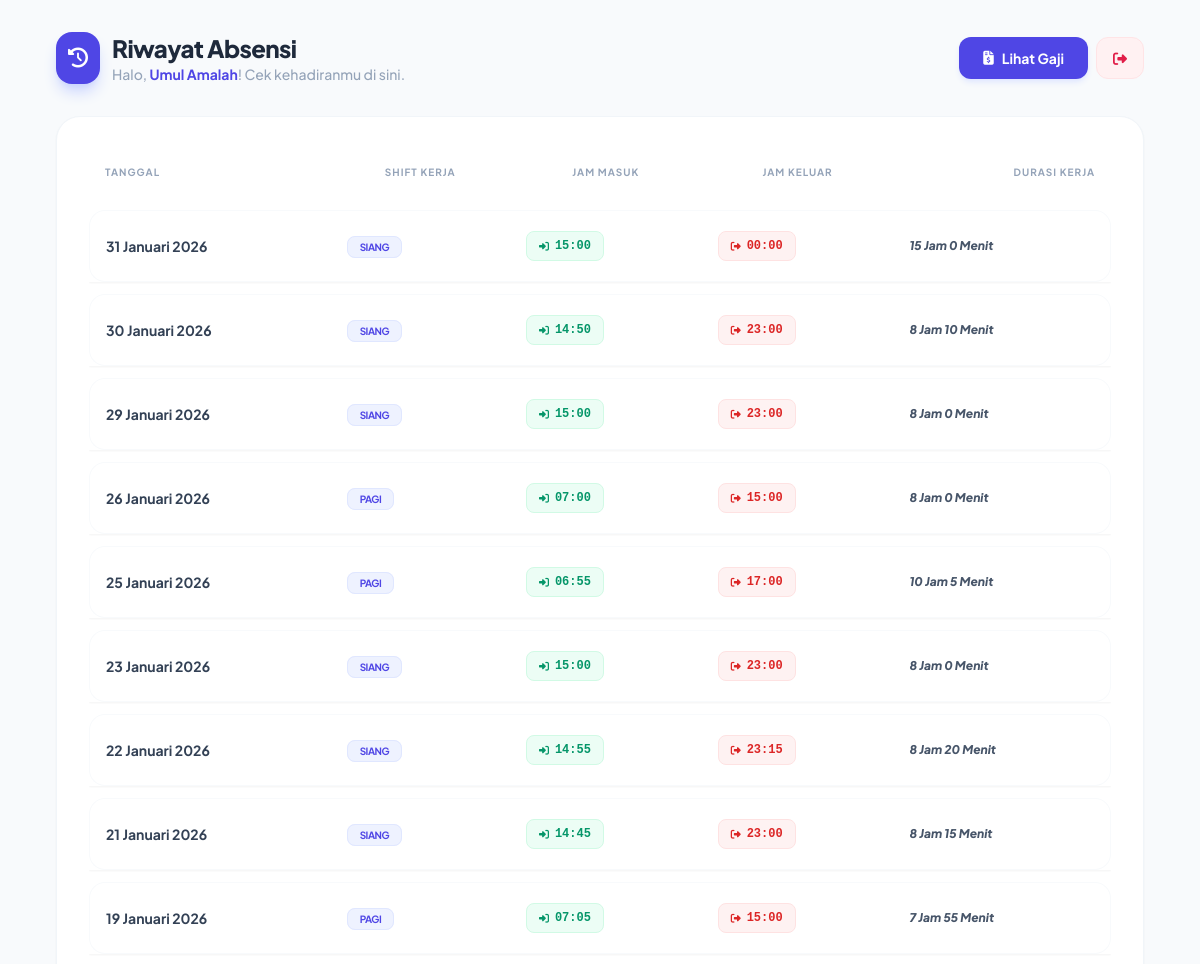
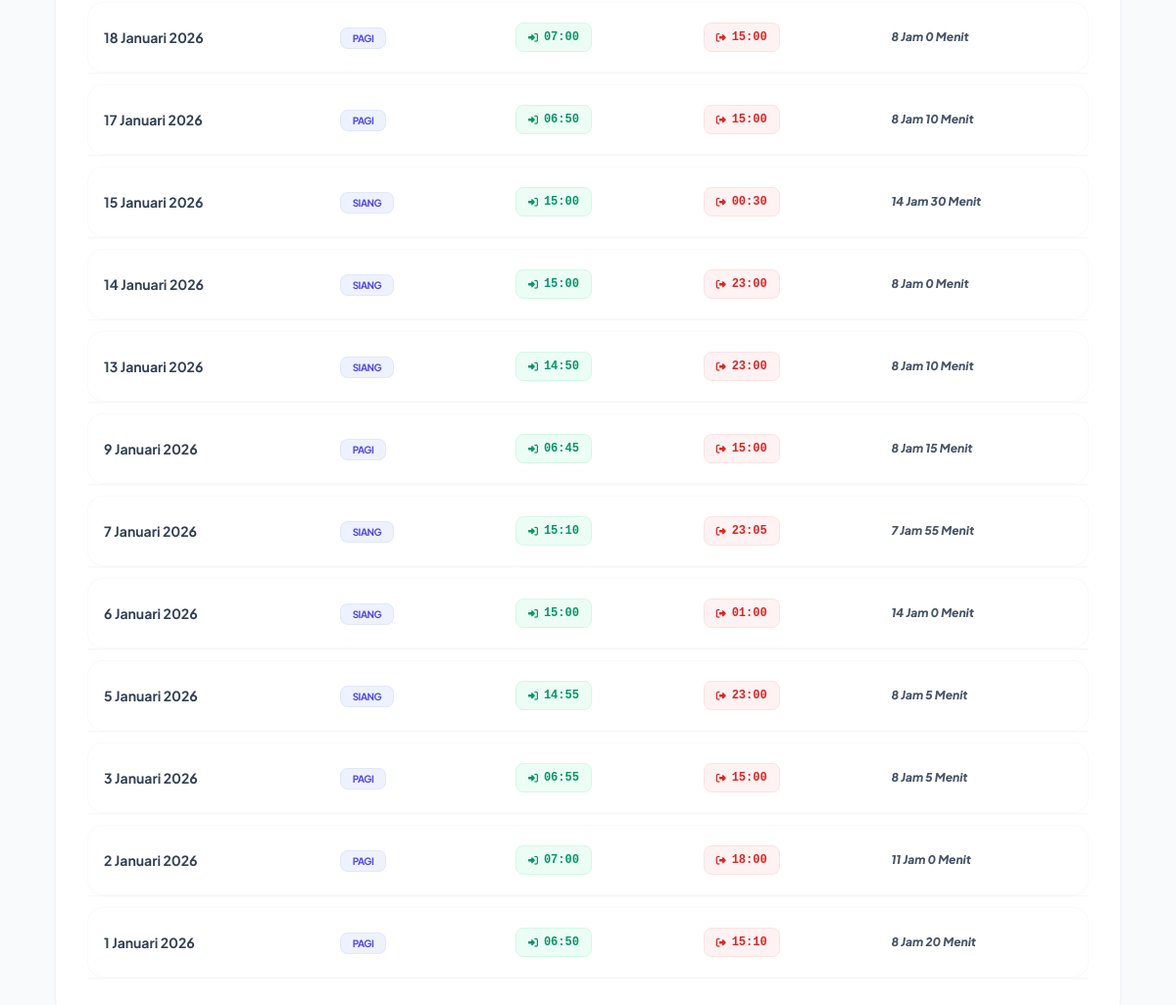
/karyawan/riwayat_karyawan.php (signed in), run on the app's committed database (2 pictures, top to bottom).
### tables this page shows
CREATE TABLE `shifts` (
  `id` int(11) NOT NULL,
  `nama_shift` varchar(20) NOT NULL,
  `jam_masuk` time DEFAULT NULL,
  `jam_keluar` time DEFAULT NULL
);

### karyawan/riwayat_karyawan.php (the view, shortened to what this page needs)
<?php
require '../config.php';
$id_karyawan = $_SESSION['id_karyawan'];
$karyawan_nama = $_SESSION['karyawan_nama'];
function formatTanggalIndonesia($tanggal)
{
    $formatter = new IntlDateFormatter(
        'id_ID',
        IntlDateFormatter::LONG,
        IntlDateFormatter::NONE,
        'Asia/Jakarta',
        IntlDateFormatter::GREGORIAN,
        'd MMMM yyyy'
    );
    return $formatter->format(strtotime($tanggal));
}
$query = "SELECT DISTINCT a.tanggal, a.jam_masuk, a.jam_keluar, s.nama_shift, s.id as id_shift
          FROM absensi a
          LEFT JOIN jadwal_kerja jk ON a.id_jadwal = jk.id
          LEFT JOIN shifts s ON jk.id_shift = s.id
          WHERE a.id_karyawan = ?
          ORDER BY a.tanggal DESC, a.jam_masuk ASC";
$stmt = mysqli_prepare($koneksi, $query);
mysqli_stmt_bind_param($stmt, "i", $id_karyawan);
mysqli_stmt_execute($stmt);
$result = mysqli_stmt_get_result($stmt);
$riwayat = [];
while ($baris = mysqli_fetch_assoc($result)) {
    $riwayat[] = $baris;
}
?>
<!DOCTYPE html>
<html lang="id">
<head>
    <script src="https://cdn.tailwindcss.com"></script>
    <link rel="stylesheet" href="https://cdnjs.cloudflare.com/ajax/libs/font-awesome/6.5.1/css/all.min.css">
    <link rel="stylesheet" href="https://cdn.datatables.net/2.3.4/css/dataTables.dataTables.min.css">
</head>
<body class="bg-slate-50 min-h-screen">
    <div class="max-w-6xl mx-auto p-4 sm:p-8">
        <div class="flex flex-col md:flex-row justify-between items-start md:items-center gap-4 mb-8">
            <div class="flex items-center gap-3">
                <div class="bg-indigo-600 p-3 rounded-2xl text-white shadow-lg shadow-indigo-200">
                    <i class="fas fa-history text-xl"></i>
                </div>
                <div>
                    <h1 class="text-2xl font-extrabold text-slate-800 tracking-tight">Riwayat Absensi</h1>
                    <p class="text-sm text-slate-400 font-medium">Halo, <span
                            class="text-indigo-600 font-bold"><?= htmlspecialchars($karyawan_nama); ?></span>! Cek
                        kehadiranmu di sini.</p>
                </div>
            </div>
            <div class="flex gap-2">
                <a href="riwayat_gaji.php"
                    class="bg-indigo-600 text-white px-6 py-2.5 rounded-xl font-bold text-sm hover:bg-indigo-700 transition-all shadow-md shadow-indigo-100 flex items-center gap-2">
                    <i class="fas fa-file-invoice-dollar"></i> Lihat Gaji
                </a>
                <a href="logout_karyawan.php"
                    class="bg-rose-50 text-rose-600 px-4 py-2.5 rounded-xl font-bold text-sm hover:bg-rose-600 hover:text-white transition-all border border-rose-100">
                    <i class="fas fa-sign-out-alt"></i>
                </a>
            </div>
        </div>
        <div class="bg-white rounded-3xl shadow-sm border border-slate-100 overflow-hidden">
            <div class="p-6 sm:p-8">
                <div class="overflow-x-auto">
                    <table class="w-full text-sm text-left border-separate border-spacing-y-3" id="riwayatTable">
                        <thead>
                            <tr class="text-[10px] text-slate-400 uppercase tracking-widest">
                                <th class="pb-4 px-4 font-bold">Tanggal</th>
                                <th class="pb-4 px-4 font-bold text-center">Shift Kerja</th>
                                <th class="pb-4 px-4 font-bold text-center">Jam Masuk</th>
                                <th class="pb-4 px-4 font-bold text-center">Jam Keluar</th>
                                <th class="pb-4 px-4 font-bold text-right">Durasi Kerja</th>
                            </tr>
                        </thead>
                        <tbody>
                            <?php foreach ($riwayat as $data): ?>
                            <tr class="group hover:bg-slate-50 transition-all duration-200 shadow-sm">
                                <td class="py-5 px-4 bg-white border-y border-l border-slate-50 rounded-l-2xl">
                                    <div class="font-bold text-slate-700">
                                        <?= formatTanggalIndonesia($data['tanggal']); ?></div>
                                </td>
                                <td class="py-5 px-4 bg-white border-y border-slate-50 ">
                                    <?php if ($data['id_shift'] == 3 || empty($data['nama_shift'])) : ?>
                                    <span
                                        class="bg-rose-50 text-rose-600 text-[10px] font-bold px-3 py-1 rounded-lg border border-rose-100 uppercase tracking-tighter">
                                        <i class="fas fa-mug-hot mr-1"></i> OFF / Libur
                                    </span>
                                    <?php else : ?>
                                    <span
                                        class="bg-indigo-50 text-indigo-600 text-[10px] font-bold px-3 py-1 rounded-lg border border-indigo-100 uppercase tracking-tighter">
                                        <?= $data['nama_shift']; ?>
                                    </span>
                                    <?php endif; ?>
                                </td>
                                <td class="py-5 px-4 bg-white border-y border-slate-50 ">
                                    <span
                                        class="inline-flex items-center gap-1.5 px-3 py-1.5 rounded-lg bg-emerald-50 text-emerald-600 font-mono font-bold text-xs border border-emerald-100">
                                        <i class="fas fa-sign-in-alt text-[10px]"></i>
                                        <?= $data['jam_masuk'] ? date('H:i', strtotime($data['jam_masuk'])) : '--:--'; ?>
                                    </span>
                                </td>
                                <td class="py-5 px-4 bg-white border-y border-slate-50 ">
                                    <span
                                        class="inline-flex items-center gap-1.5 px-3 py-1.5 rounded-lg <?= $data['jam_keluar'] ? 'bg-red-50 text-red-600 border-red-100' : 'bg-slate-50 text-slate-300 border-slate-100' ?> font-mono font-bold text-xs border">
                                        <i class="fas fa-sign-out-alt text-[10px]"></i>
                                        <?= $data['jam_keluar'] ? date('H:i', strtotime($data['jam_keluar'])) : '--:--'; ?>
                                    </span>
                                </td>
                                <td class="py-5 px-4 bg-white border-y border-r border-slate-50 rounded-r-2xl">
                                    <div class="text-xs font-black text-slate-600 italic">
                                        <?php
                                            if ($data['jam_masuk'] && $data['jam_keluar']) {
                                                $masuk = new DateTime($data['jam_masuk']);
                                                $keluar = new DateTime($data['jam_keluar']);
                                                $interval = $masuk->diff($keluar);
                                                echo $interval->format('%h Jam %i Menit');
                                            } else {
                                                echo '<span class="text-slate-300 font-medium">--</span>';
                                            }
                                            ?>
                                    </div>
                                </td>
                            </tr>
                            <?php endforeach; ?>
                        </tbody>
                    </table>
                </div>
            </div>
        </div>
    </div>
</body>
</html>

### karyawan/riwayat_karyawan.php (style rules this page uses)
body { font-family: 'Plus Jakarta Sans', sans-serif; }

### data on the page
shifts: tanggal "31 Januari 2026", nama_shift "SIANG", jam_masuk "15:00", jam_keluar "00:00", format "15 Jam 0 Menit", tanggal "30 Januari 2026", jam_masuk "14:50", jam_keluar "23:00", format "8 Jam 10 Menit", tanggal "29 Januari 2026", format "8 Jam 0 Menit", tanggal "23 Januari 2026", tanggal "22 Januari 2026", jam_masuk "14:55", jam_keluar "23:15", format "8 Jam 20 Menit", tanggal "21 Januari 2026", jam_masuk "14:45", format "8 Jam 15 Menit", tanggal "15 Januari 2026", jam_keluar "00:30", format "14 Jam 30 Menit", tanggal "14 Januari 2026", tanggal "13 Januari 2026", tanggal "7 Januari 2026", jam_masuk "15:10", jam_keluar "23:05", format "7 Jam 55 Menit", tanggal "6 Januari 2026", jam_keluar "01:00", format "14 Jam 0 Menit", tanggal "5 Januari 2026", format "8 Jam 5 Menit"
shifts: tanggal "26 Januari 2026", nama_shift "PAGI", jam_masuk "07:00", jam_keluar "15:00", format "8 Jam 0 Menit", tanggal "25 Januari 2026", jam_masuk "06:55", jam_keluar "17:00", format "10 Jam 5 Menit", tanggal "19 Januari 2026", jam_masuk "07:05", format "7 Jam 55 Menit", tanggal "18 Januari 2026", tanggal "17 Januari 2026", jam_masuk "06:50", format "8 Jam 10 Menit", tanggal "9 Januari 2026", jam_masuk "06:45", format "8 Jam 15 Menit", tanggal "3 Januari 2026", format "8 Jam 5 Menit", tanggal "2 Januari 2026", jam_keluar "18:00", format "11 Jam 0 Menit", tanggal "1 Januari 2026", jam_keluar "15:10", format "8 Jam 20 Menit"

### other printed values
$karyawan_nama "Umul Amalah"
